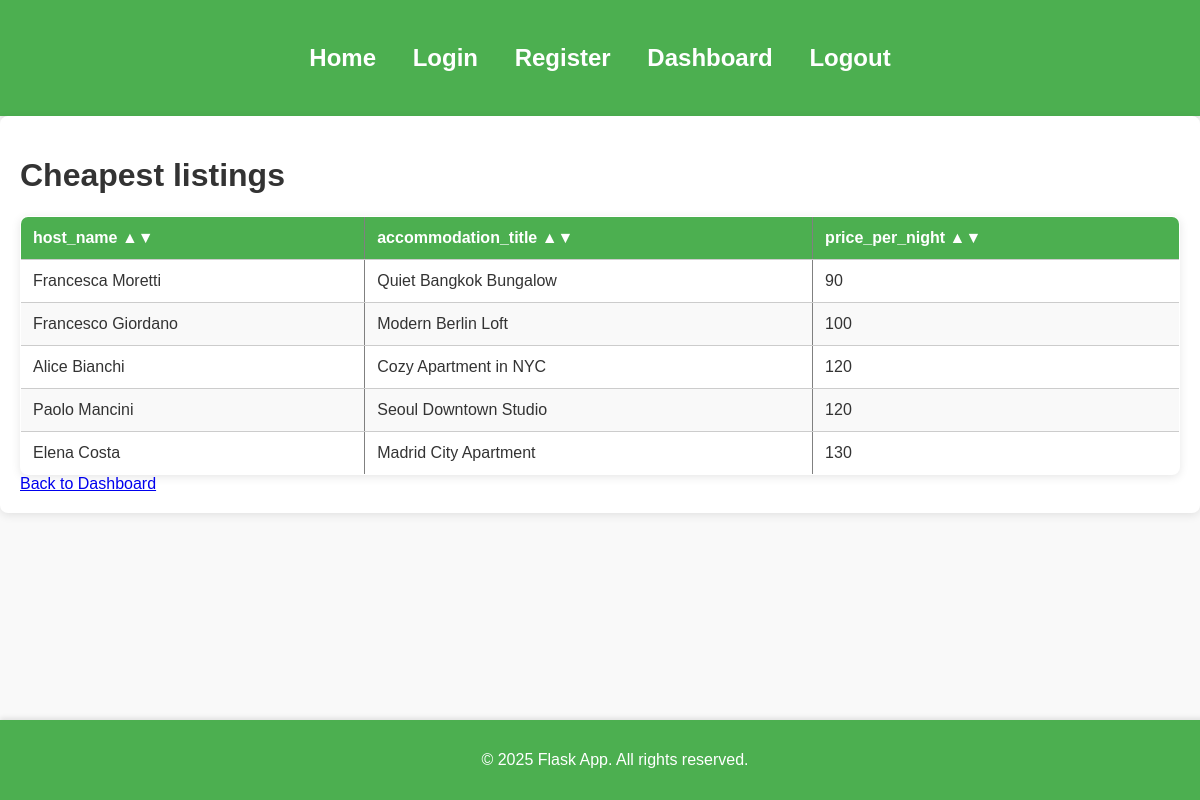
Page /query2 (signed in) on the committed database.
### tables this page shows
CREATE TABLE Users (
    id INTEGER PRIMARY KEY AUTOINCREMENT,
    name VARCHAR(50),
    email VARCHAR(100),
    password VARCHAR(100),
    phone VARCHAR(15),
    address VARCHAR(255),
    birth_date DATE
);

CREATE TABLE Accommodations (
    id INT PRIMARY KEY,
    host_id INT,
    location_id INT,
    title VARCHAR(100),
    description TEXT,
    address VARCHAR(255),
    price_per_night DECIMAL(8, 2),
    max_guests INT,
    availability BOOLEAN,
    policy_id INT,
    FOREIGN KEY (host_id) REFERENCES Hosts(id),
    FOREIGN KEY (location_id) REFERENCES Locations(id)
);

### app.py (the view)
@app.route('/query2')
@login_required
def query2():
    with sqlite3.connect(DATABASE) as conn:
        cursor = conn.cursor()
        cursor.execute("""SELECT u.name AS host_name, a.title AS accommodation_title, a.price_per_night
                            FROM Hosts h
                            JOIN Users u ON h.user_id = u.id
                            JOIN Accommodations a ON h.id = a.host_id
                            ORDER by a.price_per_night LIMIT 5;""")
        columns = [description[0] for description in cursor.description]
        users = cursor.fetchall()
    data = [dict(zip(columns, row)) for row in users]
    return render_template('results.html', title="Cheapest listings", data=data)

### app.py (called while the page is built)
@login_manager.user_loader
def load_user(user_id):
    print(f"Loading user with ID {user_id}")
    with sqlite3.connect(DATABASE) as conn:
        cursor = conn.cursor()
        cursor.execute('SELECT * FROM Users WHERE id = ?', (user_id,))
        user = cursor.fetchone()
        if user:
            print(f"User found with ID: {user[0]}")  # Aggiungi log per il debug
            return User(user[0], user[1], user[2], user[4], user[5])
        else:
            print("User not found.")
        return None

### templates/results.html (shortened to what this page needs)
{% extends 'layout.html' %}
{% block content %}
<h1>{{ title }}</h1>
<table border="1" id="sortable-table">
    <thead>
        <tr>
            {% for column in data[0].keys() %}
            <th onclick="sortTable({{ loop.index0 }})" data-column="{{ loop.index0 }}">
                {{ column }} ▲▼
            </th>
            {% endfor %}
        </tr>
    </thead>
    <tbody>
        {% for row in data %}
        <tr>
            {% for item in row.values() %}
            <td>{{ item }}</td>
            {% endfor %}
        </tr>
        {% endfor %}
    </tbody>
</table>
<a href="{{ url_for('dashboard') }}">Back to Dashboard</a>
{% endblock %}

### static/css/style.css (style rules this page uses)
body { font-family: 'Arial', sans-serif; margin: 0; padding: 0; box-sizing: border-box; background-color: #f9f9f9; color: #333; }
table { width: 100%; border-collapse: collapse; margin-top: 20px; background-color: #fff; box-shadow: 0 2px 10px rgba(0, 0, 0, 0.1); border-radius: 8px; overflow: hidden; }
table th, table td { padding: 12px; text-align: left; border-bottom: 1px solid #ccc; }
table th { background-color: #4CAF50; color: white; }
table tr:nth-child(even) { background-color: #f9f9f9; }

### rows in the picture
Accommodations: title "Quiet Bangkok Bungalow", values "90"
Users: name "Francesca Moretti"
Accommodations: title "Modern Berlin Loft", values "100"
Users: name "Francesco Giordano"
Accommodations: title "Cozy Apartment in NYC", values "120"
Users: name "Alice Bianchi"
Accommodations: title "Seoul Downtown Studio", values "120"
Users: name "Paolo Mancini"
Accommodations: title "Madrid City Apartment", values "130"
Users: name "Elena Costa"

### other values in the picture
{{ title }} "Cheapest listings"
{{ column }} "host_name" "accommodation_title" "price_per_night"
